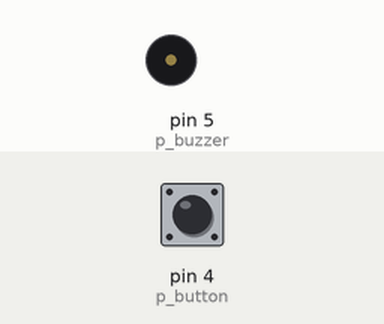
Recording of a sketch running on a simulated Arduino Uno, built with avr-gcc and run on an emulated ATmega328P. Shown: buzzer (waves = sounding). The inputs (shaded band) are chosen by the test bench; at power-on: pin 4 (p_button) LOW.

Above: at 1.2 s.
1.3 s: pin 4 (p_button) pulled HIGH for 3.2 s
At 2.7 s:
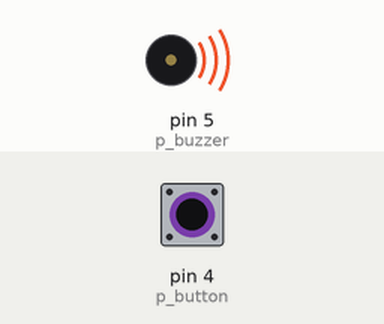
7.5 s: pin 4 (p_button) pulled HIGH for 0.15 s
At 8.6 s:
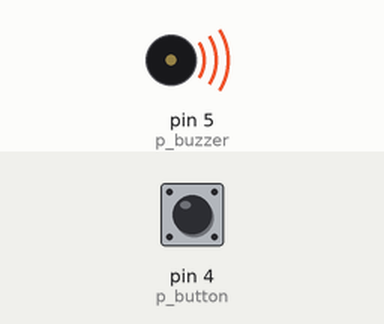
10.6 s: pin 4 (p_button) pulled HIGH for 1 s
At 14.7 s:
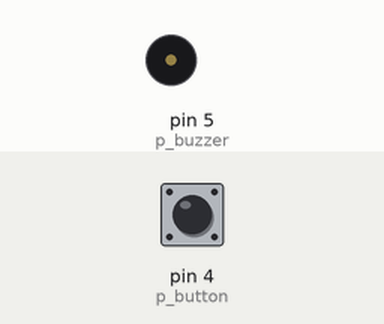
Timing chart, 0 to 16.2 s (numbered marks = the images above; inputs shaded):
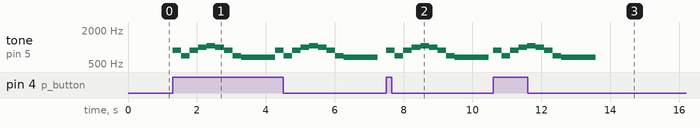

The sketch:

buzzer.ino
```cpp
int p_buzzer = 5;
int p_button = 4;

void setup() {
    Serial.begin(9600);

}

void loop() {
    /*
    880@8
    698@8
    880@8
    988@8
    1047@8
    988@8
    880@8
    698@8
    659@2

    2:992 ms
    4:496 ms
    8:248 ms
    */

    if (digitalRead(p_button) == HIGH) {
        tone(p_buzzer, 880);
        delay(248);
        noTone(p_buzzer);
        tone(p_buzzer, 698);
        delay(248);
        noTone(p_buzzer);
        tone(p_buzzer, 880);
        delay(248);
        noTone(p_buzzer);
        tone(p_buzzer, 988);
        delay(248);
        noTone(p_buzzer);
        tone(p_buzzer, 1047);
        delay(248);
        noTone(p_buzzer);
        tone(p_buzzer, 988);
        delay(248);
        noTone(p_buzzer);
        tone(p_buzzer, 880);
        delay(248);
        noTone(p_buzzer);
        tone(p_buzzer, 698);
        delay(248);
        noTone(p_buzzer);
        tone(p_buzzer, 659);
        delay(992);
        noTone(p_buzzer);
    }
}
```

Measured:
- after the input at 1.3 s, tone on pin 5 (p_buzzer): plays 880 Hz for 0.25 s, 698 Hz for 0.25 s, 880 Hz for 0.25 s, 988 Hz for 0.25 s, 1047 Hz for 0.25 s, 988 Hz for 0.25 s … (18 notes in this stretch), starting at once
- after the input at 7.5 s, tone on pin 5 (p_buzzer): plays 880 Hz for 0.25 s, 698 Hz for 0.25 s, 880 Hz for 0.25 s, 988 Hz for 0.25 s, 1047 Hz for 0.25 s, 988 Hz for 0.25 s … (9 notes in this stretch), starting at once
- after the input at 10.6 s, tone on pin 5 (p_buzzer): plays 880 Hz for 0.25 s, 698 Hz for 0.25 s, 880 Hz for 0.25 s, 988 Hz for 0.25 s, 1047 Hz for 0.25 s, 988 Hz for 0.25 s … (9 notes in this stretch), starting at once
